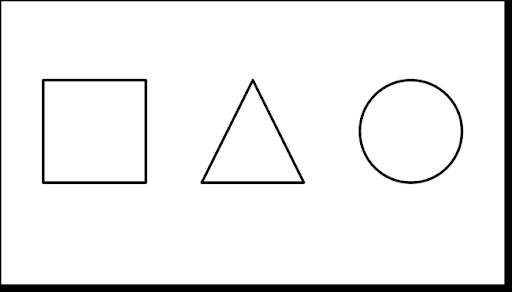
#> input picture Day7/shapes.png, 512 x 292 px
$ python Shape_Detection.py
#> lines starting #> are read from the running program, lines starting #| are printed output that depends on the picture; after the words box and inside, x2 and y2 are one past the last pixel; in counts of white or black regions, pixels touching at a corner belong together; long printed decimals are rounded
import numpy as np
import cv2

img = cv2.imread('shapes.png')
#> img is the input picture: shape (292, 512, 3); min 0, max 255, mean 238.5
img = cv2.cvtColor(img , cv2.COLOR_BGR2GRAY)
#> img: shape (292, 512)
# Finding Threshold
_ , thresh = cv2.threshold(img , 240 , 255 , cv2.THRESH_BINARY)
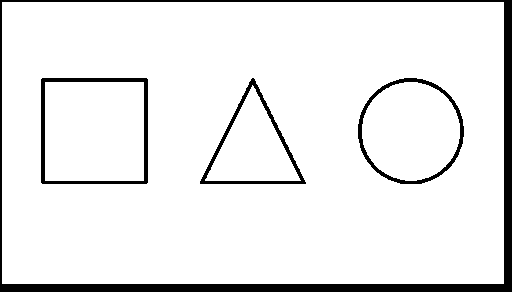
#> thresh: shape (292, 512); 92.1% white; 4 black regions

# CONTOURS
contours , _ = cv2.findContours(thresh , cv2.RETR_TREE , cv2.CHAIN_APPROX_NONE)
#> contours = 7 contours; box (x1, y1, x2, y2) and area: (2, 2, 504, 284) 140781, (40, 77, 149, 185) 11548, (45, 82, 144, 181) 9604, (357, 77, 465, 185) 8986, (362, 82, 460, 181) 7495, (199, 77, 307, 185) 5965, (205, 85, 301, 181) 4514

# Iterating
for i  in contours:
	# this method approximates polygonal curve
	# 2nd arg is epsilon , it is parameter specifying approximation accuracy , arcLength calc curve length , True is for closed shapes
	approx = cv2.approxPolyDP( i , 0.01 * cv2.arcLength(i , True), True)
	cv2.drawContours(img , [approx], 0 , (0,255,0) , 5)

	# Finding coordinates of shapes
	x = approx.ravel()[0]
	y = approx.ravel()[1]
	if len(approx) == 3:
		cv2.putText(img , "Triangle" , (x ,y) ,cv2.FONT_HERSHEY_COMPLEX , 0.5 , (0,0,255))
	elif len(approx) == 4:
		x , y  , w , h = cv2.boundingRect(approx)
		aspect_ratio = float(w) / float(h)
		print(aspect_ratio)
		if aspect_ratio >= 0.95 and aspect_ratio <= 1.05:
			cv2.putText(img , "SQUARE" , (x ,y) ,cv2.FONT_HERSHEY_COMPLEX , 0.5 , (0,0,255))
		else:
			cv2.putText(img , "Rectangle" , (x ,y) ,cv2.FONT_HERSHEY_COMPLEX , 0.5 , (0,0,255))
	else:
		cv2.putText(img , "Circle" , (x ,y) ,cv2.FONT_HERSHEY_COMPLEX , 0.5 , (0,0,255))
#> this loop made 7 passes
#> (approx, w, h, aspect_ratio) on passes 1, 6, 7: ([[2, 2], [2, 283], [503, 283], [503, 2]], 502, 282, 1.78), ([[40, 79], [146, 77], [148, 182], [42, 184]], 109, 108, 1.01), ([[45, 82], [45, 180], [143, 180], [143, 82]], 99, 99, 1)
#| 1.780
#| 1.009
#| 1.0
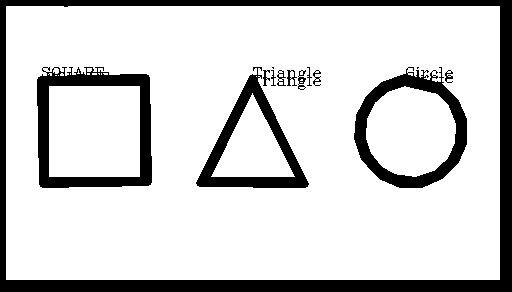
#> img: shape (292, 512); 82.4% white; 14 black regions (2 under 20 px), largest, box (x1, y1, x2, y2) and area: (0, 0, 512, 292) 14152, (37, 67, 152, 188) 4571, (354, 67, 467, 188) 3800
cv2.imshow('Image' , img)
cv2.waitKey(0)
cv2.destroyAllWindows()
